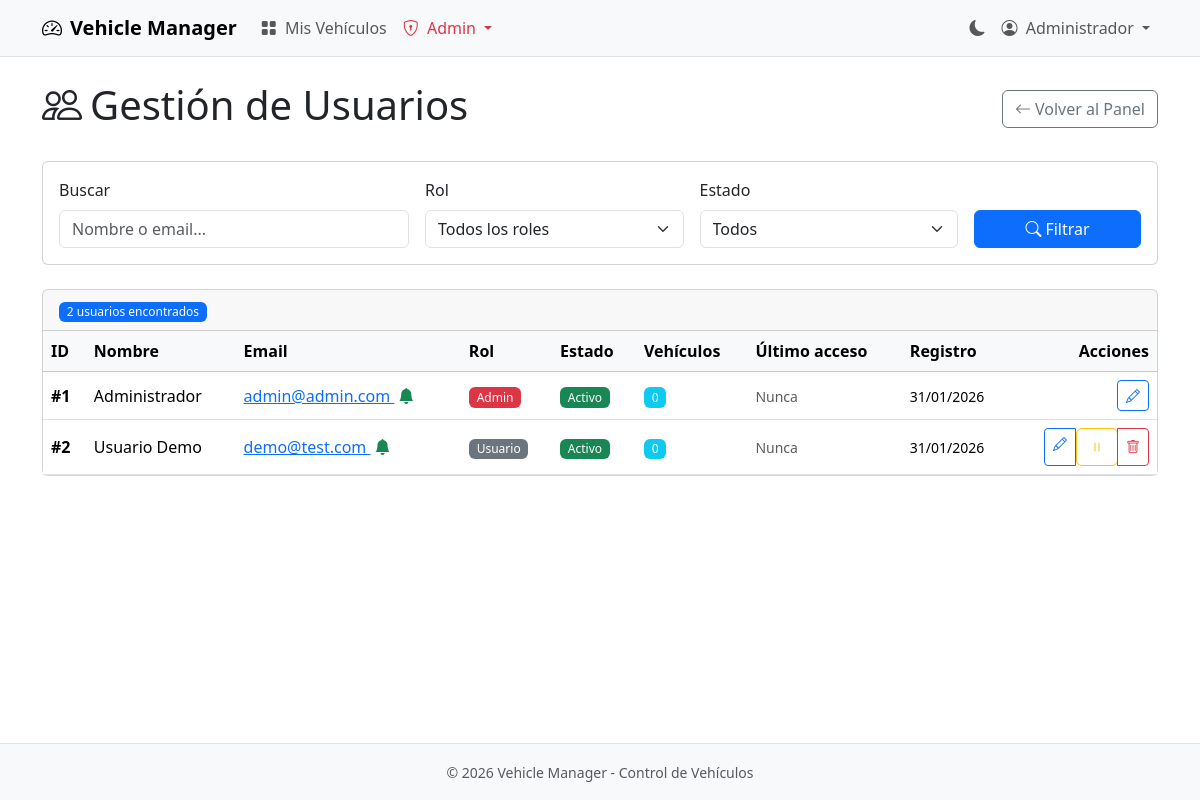
The page /index.php?action=admin_users (signed in) on the database its author committed.
### tables this page shows
CREATE TABLE `users` (
    `id` INT UNSIGNED NOT NULL AUTO_INCREMENT,
    `name` VARCHAR(100) NOT NULL,
    `email` VARCHAR(255) NOT NULL,
    `password` VARCHAR(255) NOT NULL,
    `role` ENUM('admin', 'user') DEFAULT 'user',
    `is_active` TINYINT(1) DEFAULT 1,
    `reset_token` VARCHAR(64) DEFAULT NULL,
    `reset_expires` DATETIME DEFAULT NULL,
    `theme` ENUM('light', 'dark') DEFAULT 'light',
    `email_notifications` TINYINT(1) DEFAULT 1,
    `last_login` DATETIME DEFAULT NULL,
    `created_at` TIMESTAMP DEFAULT CURRENT_TIMESTAMP,
    `updated_at` TIMESTAMP DEFAULT CURRENT_TIMESTAMP ON UPDATE CURRENT_TIMESTAMP,
    PRIMARY KEY (`id`),
    UNIQUE KEY `idx_email` (`email`),
    KEY `idx_reset_token` (`reset_token`),
    KEY `idx_role` (`role`)
);

### core/Controller.php (called while the page is built, shortened)
<?php
abstract class Controller
{
    protected array $data = [];
    protected function render(string $view, array $data = []): void
    {
        $this->data = array_merge($this->data, $data);
        extract($this->data);
        $viewPath = __DIR__ . '/../views/' . $view . '.php';
        require $viewPath;
        require __DIR__ . '/../views/layouts/main.php';
    }
    protected function get(string $key, $default = null)
    {
        return $_GET[$key] ?? $default;
    }
}

### controllers/AdminController.php (called while the page is built, shortened)
<?php
class AdminController extends Controller
{
    private User $userModel;
    public function __construct()
    {
        $this->userModel = new User();
    }
    public function users(): void
    {
        $page = (int) $this->get('page', 1);
        $filters = [
            'search' => $this->get('search', ''),
            'role' => $this->get('role', ''),
            'is_active' => $this->get('is_active', '')
        ];
        $users = $this->userModel->getAllUsers($page, 20, $filters);
        $this->render('admin/users/index', [
            'users' => $users,
            'filters' => $filters,
            'flash' => $this->getFlash(),
            'csrf_token' => $this->generateCsrf()
        ]);
    }
}

### config/database.php (called while the page is built)
<?php
return [
    'host' => 'localhost',
    'database' => 'vehicle_manager',
    'username' => 'root',
    'password' => '',
    'charset' => 'utf8mb4',
    'options' => [
        PDO::ATTR_ERRMODE => PDO::ERRMODE_EXCEPTION,
        PDO::ATTR_DEFAULT_FETCH_MODE => PDO::FETCH_ASSOC,
        PDO::ATTR_EMULATE_PREPARES => false,
    ]
];

### core/Database.php (called while the page is built, shortened)
<?php
class Database
{
    private static ?PDO $instance = null;
    public static function getInstance(): PDO
    {
        if (self::$instance === null) {
            $config = require __DIR__ . '/../config/database.php';
            $dsn = sprintf(
                'mysql:host=%s;dbname=%s;charset=%s',
                $config['host'],
                $config['database'],
                $config['charset']
            );
            self::$instance = new PDO(
                $dsn,
                $config['username'],
                $config['password'],
                $config['options']
            );
        }
        return self::$instance;
    }
}

### models/User.php (called while the page is built, shortened)
<?php
class User extends Model
{
    protected string $table = 'users';
    public function getAllUsers(int $page = 1, int $perPage = 20, array $filters = []): array
    {
        $where = [];
        $params = [];
        $whereClause = !empty($where) ? 'WHERE ' . implode(' AND ', $where) : '';
        $offset = ($page - 1) * $perPage;
        $countSql = "SELECT COUNT(*) FROM {$this->table} u {$whereClause}";
        $stmt = $this->db->prepare($countSql);
        $stmt->execute($params);
        $total = (int) $stmt->fetchColumn();
        $sql = "SELECT u.id, u.name, u.email, u.role, u.is_active, u.email_notifications,
                       u.theme, u.last_login, u.created_at,
                       (SELECT COUNT(*) FROM vehicles WHERE user_id = u.id) as vehicle_count
                FROM {$this->table} u
                {$whereClause}
                ORDER BY u.created_at DESC
                LIMIT {$perPage} OFFSET {$offset}";
        $stmt = $this->db->prepare($sql);
        $stmt->execute($params);
        $users = $stmt->fetchAll();
        $lastPage = (int) ceil($total / $perPage);
        return [
            'data' => $users,
            'total' => $total,
            'current_page' => $page,
            'last_page' => $lastPage,
            'per_page' => $perPage
        ];
    }
}

### core/Model.php (called while the page is built, shortened)
<?php
abstract class Model
{
    public function __construct()
    {
        $this->db = Database::getInstance();
    }
}

### core/Auth.php (called while the page is built, shortened)
<?php
class Auth
{
    public static function id(): ?int
    {
        return $_SESSION['user_id'] ?? null;
    }
}

### views/admin/users/index.php (the view, shortened to what this page needs)
<div class="d-flex justify-content-between align-items-center mb-4">
    <h1><i class="bi bi-people me-2"></i>Gestión de Usuarios</h1>
    <a href="index.php?action=admin_dashboard" class="btn btn-outline-secondary">
        <i class="bi bi-arrow-left me-1"></i>Volver al Panel
    </a>
</div>
<div class="card mb-4">
    <div class="card-body">
        <form method="GET" class="row g-3">
            <div class="col-md-4">
                <label class="form-label">Buscar</label>
                <input type="text" name="search" class="form-control"
                       placeholder="Nombre o email..."
                       value="<?= htmlspecialchars($filters['search']) ?>">
            </div>
            <div class="col-md-3">
                <label class="form-label">Rol</label>
                <select name="role" class="form-select">
                    <option value="">Todos los roles</option>
                </select>
            </div>
            <div class="col-md-3">
                <label class="form-label">Estado</label>
                <select name="is_active" class="form-select">
                    <option value="">Todos</option>
                </select>
            </div>
            <div class="col-md-2 d-flex align-items-end">
                <button type="submit" class="btn btn-primary w-100">
                    <i class="bi bi-search me-1"></i>Filtrar
                </button>
            </div>
        </form>
    </div>
</div>
<div class="card">
    <div class="card-header">
        <span class="badge bg-primary"><?= $users['total'] ?> usuarios encontrados</span>
    </div>
    <div class="card-body p-0">
        <?php if (empty($users['data'])): ?>
            <div class="text-center text-muted py-5">
                <i class="bi bi-people fs-1"></i>
                <p class="mt-2">No se encontraron usuarios</p>
            </div>
        <?php else: ?>
            <div class="table-responsive">
                <table class="table table-hover mb-0">
                    <thead class="table-light">
                        <tr>
                            <th>ID</th>
                            <th>Nombre</th>
                            <th>Email</th>
                            <th>Rol</th>
                            <th>Estado</th>
                            <th>Vehículos</th>
                            <th>Último acceso</th>
                            <th>Registro</th>
                            <th class="text-end">Acciones</th>
                        </tr>
                    </thead>
                    <tbody>
                        <?php foreach ($users['data'] as $user): ?>
                            <tr>
                                <td><strong>#<?= $user['id'] ?></strong></td>
                                <td><?= htmlspecialchars($user['name']) ?></td>
                                <td>
                                    <a href="mailto:<?= htmlspecialchars($user['email']) ?>">
                                        <?= htmlspecialchars($user['email']) ?>
                                    </a>
                                    <?php if (!empty($user['email_notifications'])): ?>
                                        <i class="bi bi-bell-fill text-success ms-1" title="Notificaciones activas"></i>
                                    <?php endif; ?>
                                </td>
                                <td>
                                    <?php if ($user['role'] === 'admin'): ?>
                                        <span class="badge bg-danger">Admin</span>
                                    <?php else: ?>
                                        <span class="badge bg-secondary">Usuario</span>
                                    <?php endif; ?>
                                </td>
                                <td>
                                    <?php if ($user['is_active']): ?>
                                        <span class="badge bg-success">Activo</span>
                                    <?php else: ?>
                                        <span class="badge bg-warning text-dark">Inactivo</span>
                                    <?php endif; ?>
                                </td>
                                <td>
                                    <span class="badge bg-info"><?= $user['vehicle_count'] ?? 0 ?></span>
                                </td>
                                <td>
                                    <?php if (!empty($user['last_login'])): ?>
                                        <small><?= date('d/m/Y H:i', strtotime($user['last_login'])) ?></small>
                                    <?php else: ?>
                                        <small class="text-muted">Nunca</small>
                                    <?php endif; ?>
                                </td>
                                <td>
                                    <small><?= date('d/m/Y', strtotime($user['created_at'])) ?></small>
                                </td>
                                <td class="text-end">
                                    <div class="btn-group btn-group-sm">
                                        <a href="index.php?action=admin_user_edit&id=<?= $user['id'] ?>"
                                           class="btn btn-outline-primary" title="Editar">
                                            <i class="bi bi-pencil"></i>
                                        </a>
                                        <?php if ($user['id'] !== Auth::id()): ?>
                                            <form method="POST" action="index.php?action=admin_user_toggle" class="d-inline">
                                                <button type="submit"
                                                        class="btn btn-outline-<?= $user['is_active'] ? 'warning' : 'success' ?>"
                                                        title="<?= $user['is_active'] ? 'Desactivar' : 'Activar' ?>">
                                                    <i class="bi bi-<?= $user['is_active'] ? 'pause' : 'play' ?>"></i>
                                                </button>
                                            </form>
                                            <button type="button" class="btn btn-outline-danger"
                                                    data-bs-toggle="modal"
                                                    data-bs-target="#deleteModal<?= $user['id'] ?>"
                                                    title="Eliminar">
                                                <i class="bi bi-trash"></i>
                                            </button>
                                        <?php endif; ?>
                                    </div>
                                </td>
                            </tr>
                        <?php endforeach; ?>
                    </tbody>
                </table>
            </div>
        <?php endif; ?>
    </div>
</div>

### assets/css/style.css (style rules this page uses)
:root { --vm-primary: #0d6efd; --vm-success: #198754; --vm-warning: #ffc107; --vm-danger: #dc3545; --vm-info: #0dcaf0; }
html { min-height: 100%; }
body { min-height: 100vh; display: flex; flex-direction: column; }
.table th { font-weight: 600; white-space: nowrap; }
.table td { vertical-align: middle; }
.badge { font-weight: 500; }
.btn { font-weight: 500; }
.btn-group-sm > .btn { padding: 0.25rem 0.5rem; }
html { scroll-behavior: smooth; }

### rows shown on the page
users: id "2", name "Usuario Demo", email "demo@test.com", email_notifications 1 (drawn), role "Usuario", is_active "Activo", vehicle_count "0", shows "Nunca", created_at "31/01/2026"
users: id "1", name "Administrador", email "admin@admin.com", email_notifications 1 (drawn), role "Admin", is_active "Activo", vehicle_count "0", shows "Nunca", created_at "31/01/2026"

### other values the page prints
Auth::name() "Administrador"
